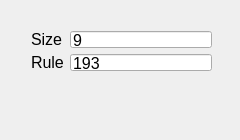
<?xml version="1.0" encoding="UTF-8"?>
<ui version="4.0">
 <class>MainWindow</class>
 <widget class="QMainWindow" name="MainWindow">
  <property name="geometry">
   <rect>
    <x>0</x>
    <y>0</y>
    <width>240</width>
    <height>140</height>
   </rect>
  </property>
  <property name="font">
   <font>
    <pointsize>12</pointsize>
   </font>
  </property>
  <property name="windowTitle">
   <string>Attractors</string>
  </property>
  <widget class="QWidget" name="centralWidget">
   <widget class="QWidget" name="formLayoutWidget">
    <property name="geometry">
     <rect>
      <x>20</x>
      <y>20</y>
      <width>203</width>
      <height>62</height>
     </rect>
    </property>
    <layout class="QFormLayout" name="formLayout">
     <item row="0" column="0">
      <widget class="QLabel" name="sizeLabel">
       <property name="text">
        <string>Size</string>
       </property>
      </widget>
     </item>
     <item row="0" column="1">
      <widget class="QLineEdit" name="sizeLineEdit">
       <property name="enabled">
        <bool>true</bool>
       </property>
       <property name="text">
        <string>9</string>
       </property>
      </widget>
     </item>
     <item row="1" column="0">
      <widget class="QLabel" name="ruleLabel">
       <property name="text">
        <string>Rule</string>
       </property>
      </widget>
     </item>
     <item row="1" column="1">
      <widget class="QLineEdit" name="ruleLineEdit">
       <property name="text">
        <string>193</string>
       </property>
      </widget>
     </item>
    </layout>
   </widget>
   <widget class="QPushButton" name="stopPushButton">
    <property name="enabled">
     <bool>false</bool>
    </property>
    <property name="geometry">
     <rect>
      <x>50</x>
      <y>90</y>
      <width>32</width>
      <height>32</height>
     </rect>
    </property>
    <property name="cursor">
     <cursorShape>PointingHandCursor</cursorShape>
    </property>
    <property name="text">
     <string/>
    </property>
    <property name="icon">
     <iconset resource="resources.qrc">
      <normaloff>:/images/stop.png</normaloff>:/images/stop.png</iconset>
    </property>
    <property name="iconSize">
     <size>
      <width>32</width>
      <height>32</height>
     </size>
    </property>
    <property name="flat">
     <bool>true</bool>
    </property>
   </widget>
   <widget class="QPushButton" name="pausePushButton">
    <property name="enabled">
     <bool>false</bool>
    </property>
    <property name="geometry">
     <rect>
      <x>105</x>
      <y>90</y>
      <width>32</width>
      <height>32</height>
     </rect>
    </property>
    <property name="cursor">
     <cursorShape>PointingHandCursor</cursorShape>
    </property>
    <property name="text">
     <string/>
    </property>
    <property name="icon">
     <iconset resource="resources.qrc">
      <normaloff>:/images/pause.png</normaloff>:/images/pause.png</iconset>
    </property>
    <property name="iconSize">
     <size>
      <width>32</width>
      <height>32</height>
     </size>
    </property>
    <property name="flat">
     <bool>true</bool>
    </property>
   </widget>
   <widget class="QPushButton" name="playPushButton">
    <property name="geometry">
     <rect>
      <x>160</x>
      <y>90</y>
      <width>32</width>
      <height>32</height>
     </rect>
    </property>
    <property name="cursor">
     <cursorShape>PointingHandCursor</cursorShape>
    </property>
    <property name="text">
     <string/>
    </property>
    <property name="icon">
     <iconset resource="resources.qrc">
      <normaloff>:/images/play.png</normaloff>:/images/play.png</iconset>
    </property>
    <property name="iconSize">
     <size>
      <width>32</width>
      <height>32</height>
     </size>
    </property>
    <property name="flat">
     <bool>true</bool>
    </property>
   </widget>
  </widget>
 </widget>
 <layoutdefault spacing="6" margin="11"/>
 <resources>
  <include location="resources.qrc"/>
 </resources>
 <connections/>
</ui>
